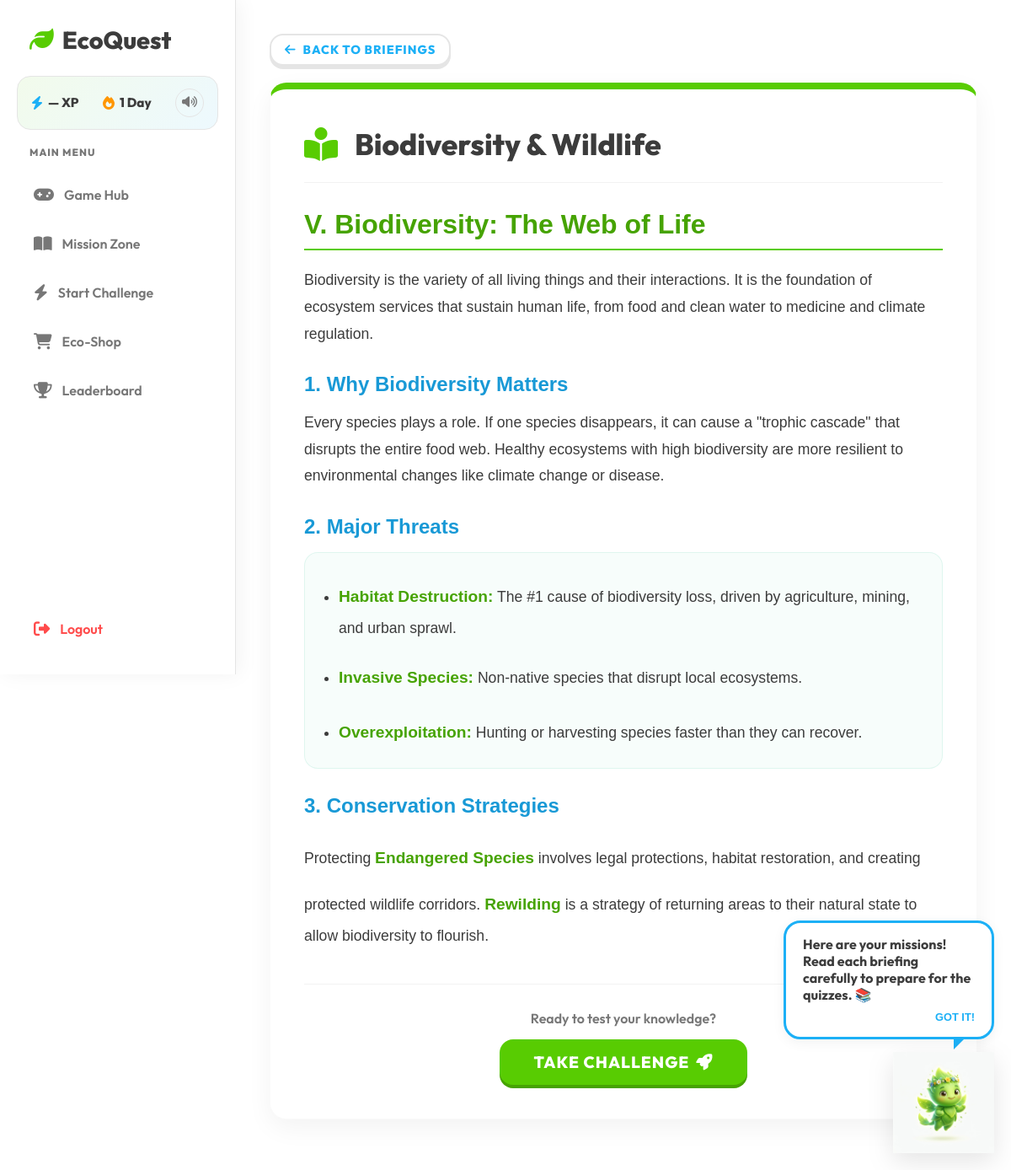
The page /learning/5 (signed in) on the database its author committed.
### tables this page shows
CREATE TABLE topics (
    topic_id INTEGER PRIMARY KEY AUTOINCREMENT,
    topic_name TEXT NOT NULL,
    content TEXT
, icon TEXT, description TEXT);

### app.py (the view)
@app.route("/learning/<int:topic_id>")
def topic_detail(topic_id):
    if "user_id" not in session:
        return redirect("/")
    conn = get_connection()
    cursor = conn.cursor()
    cursor.execute("SELECT topic_id, topic_name, content FROM topics WHERE topic_id=?", (topic_id,))
    topic = cursor.fetchone()
    conn.close()
    if not topic:
        return redirect("/learning")
    return render_template("topic_detail.html", topic=topic)

### app.py (called while the page is built)
def get_connection():
    return sqlite3.connect("database.db")

### templates/topic_detail.html (shortened to what this page needs)
{% extends "base.html" %}
{% block content %}
<div class="animate-fade-in" style="max-width: 900px; margin: 0 auto;">
    <div style="margin-bottom: 20px;">
        <a href="{{ url_for('learning') }}" class="btn btn-secondary" style="padding: 8px 16px; font-size: 0.9rem;">
            <i class="fa-solid fa-arrow-left"></i> Back to Briefings
        </a>
    </div>
    <div class="card" style="border-top: 8px solid var(--primary); padding: 40px;">
        <div
            style="display: flex; align-items: center; gap: 20px; margin-bottom: 30px; border-bottom: 1px solid rgba(0,0,0,0.05); padding-bottom: 20px;">
            <div style="font-size: 2.5rem; color: var(--primary);">
                <i class="fa-solid fa-book-open-reader"></i>
            </div>
            <h1 style="font-size: 2.2rem; color: var(--text-main); margin: 0;">{{ topic[1] }}</h1>
        </div>
        <div class="detailed-content" style="line-height: 1.8; color: var(--text-main); font-size: 1.1rem;">
            {{ topic[2] | safe }}
        </div>
        <div style="margin-top: 40px; padding-top: 30px; border-top: 1px solid rgba(0,0,0,0.05); text-align: center;">
            <p class="text-muted" style="margin-bottom: 15px; font-weight: 600;">Ready to test your knowledge?</p>
            <a href="{{ url_for('quiz', topic_id=topic[0]) }}" class="btn"
                style="font-size: 1.2rem; padding: 15px 40px;">
                Take Challenge <i class="fa-solid fa-rocket"></i>
            </a>
        </div>
    </div>
</div>
{% endblock %}

### static/style.css (style rules this page uses)
:root { --primary: #58CC02; --primary-dark: #46a302; --primary-light: #89E219; --secondary: #1CB0F6; --secondary-dark: #1899d6; --accent: #FFC800; --danger: #FF4B4B; --danger-dark: #EA2B2B; --background: #FFFFFF; --bg-light: #FFFFFF; --bg-sidebar: #F7F7F7; --surface: #FFFFFF; --text-main: #3C3C3C; --text-muted: #777777; --warning: #FFC800; --warning-dark: #D3A600; --border-color: #E5E5E5; --glass-bg: rgba(255, 255, 255, 0.9); --glass-border: rgba(255, 255, 255, 0.4); --glass-shadow: 0 8px 32px 0 rgba(31, 38, 135, 0.07); --radius-lg: 20px; --radius-md: 16px; --radius-sm: 12px; --transition: all 0.2s ease-in-out; --font-main: 'Nunito', sans-serif; --shadow: 0 4px 15px rgba(0,0,0,0.05); --coin-gold: #FFD700; --streak-fire: #FF4500; }
* { box-sizing: border-box; margin: 0; padding: 0; }
body { font-family: 'Outfit', 'Nunito', sans-serif; background-color: var(--background); color: var(--text-main); min-height: 100vh; display: flex; overflow-x: hidden; }
h1, h2, h3, h4, h5, h6 { font-weight: 800; color: var(--text-main); line-height: 1.2; }
.text-muted { color: var(--text-muted); }
.card { background: var(--surface); padding: 30px; border-radius: var(--radius-lg); box-shadow: 0 10px 30px rgba(0, 0, 0, 0.05); transition: var(--transition); border: 1px solid rgba(0, 0, 0, 0.02); }
.btn { display: inline-flex; align-items: center; justify-content: center; gap: 8px; background: var(--primary); color: white; padding: 14px 28px; border: none; border-radius: var(--radius-md); font-size: 1.1rem; font-weight: 800; text-transform: uppercase; letter-spacing: 1px; cursor: pointer; transition: var(--transition); text-decoration: none; box-shadow: 0 4px 0 var(--primary-dark); }
.btn-secondary { background: white; color: var(--secondary); border: 2px solid var(--border-color); box-shadow: 0 4px 0 var(--border-color); }
.briefing-content { font-family: 'Nunito', sans-serif; line-height: 1.8; }
.briefing-title { color: var(--primary-dark); font-size: 2rem; border-bottom: 2px solid var(--primary); padding-bottom: 10px; margin-top: 30px; margin-bottom: 20px; }
.briefing-section { color: var(--secondary-dark); margin-top: 30px; margin-bottom: 15px; font-size: 1.5rem; }
.animate-fade-in { animation: fadeIn 0.6s cubic-bezier(0.4, 0, 0.2, 1) forwards; }

### templates/topic_detail.html (style rules this page uses)
.detailed-content strong { color: var(--primary-dark); font-size: 1.2rem; display: inline-block; margin-top: 15px; margin-bottom: 5px; }
.detailed-content ul { background: rgba(16, 185, 129, 0.03); padding: 20px 20px 20px 40px; border-radius: var(--radius-md); border: 1px solid rgba(16, 185, 129, 0.1); }
.detailed-content li { margin-bottom: 10px; }
.detailed-content li:last-child { margin-bottom: 0; }

### rows shown on the page
topics: topic_name "Biodiversity & Wildlife", content "V. Biodiversity: The Web of Life Biodiversity is the variety of all living things and their interactions. It is the foundation of ecosystem services that sustain human life, from food and clean water to medicine and climate regulation. 1. Why Biodiversity Matters Every species plays a role. If one species disappears, it can cause a \"trophic cascade\" that disrupts the entire food web. Healthy ecosystems with high biodiversity are more resilient to environmental changes like climate change or disease. 2. Major Threats Habitat Destruction: The #1 cause of biodiversity loss, driven by agriculture, mining, and urban sprawl. Invasive Species: Non-native species that disrupt local ecosystems.…"

### other values the page prints
{{ session.get('xp', '—') }} "—"
{{ session.get('streak', 1) }} "1"
